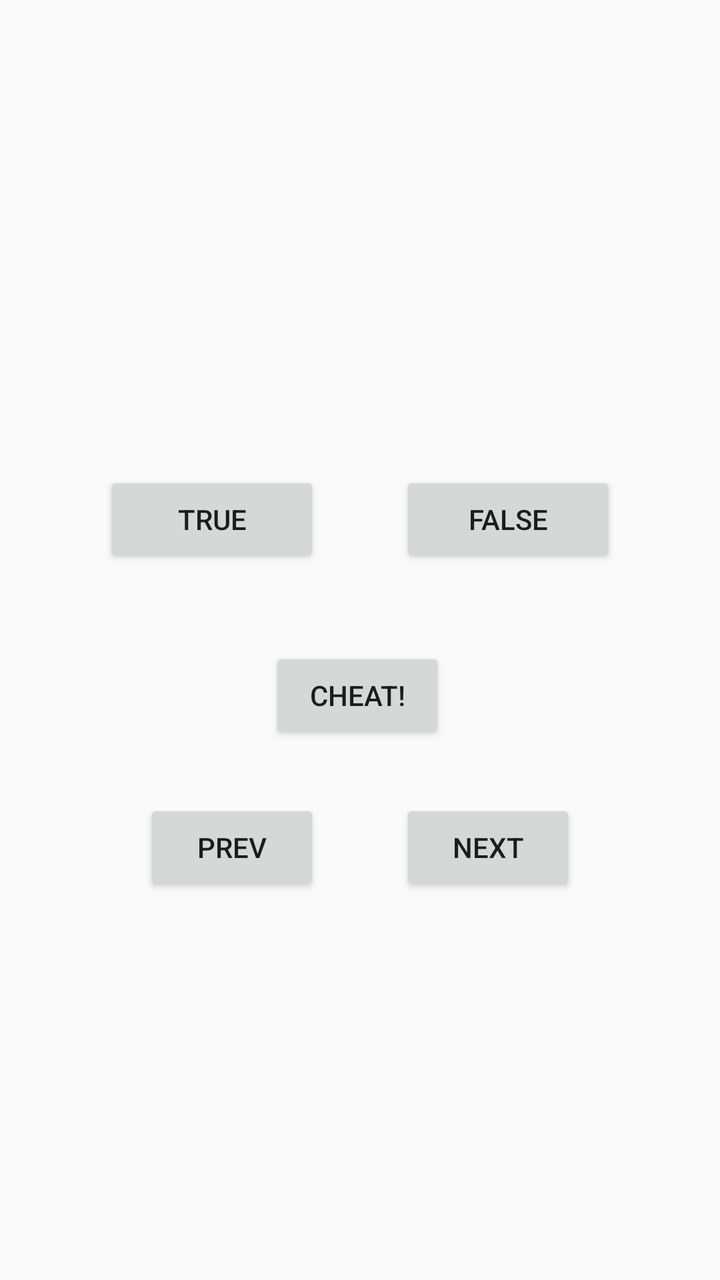
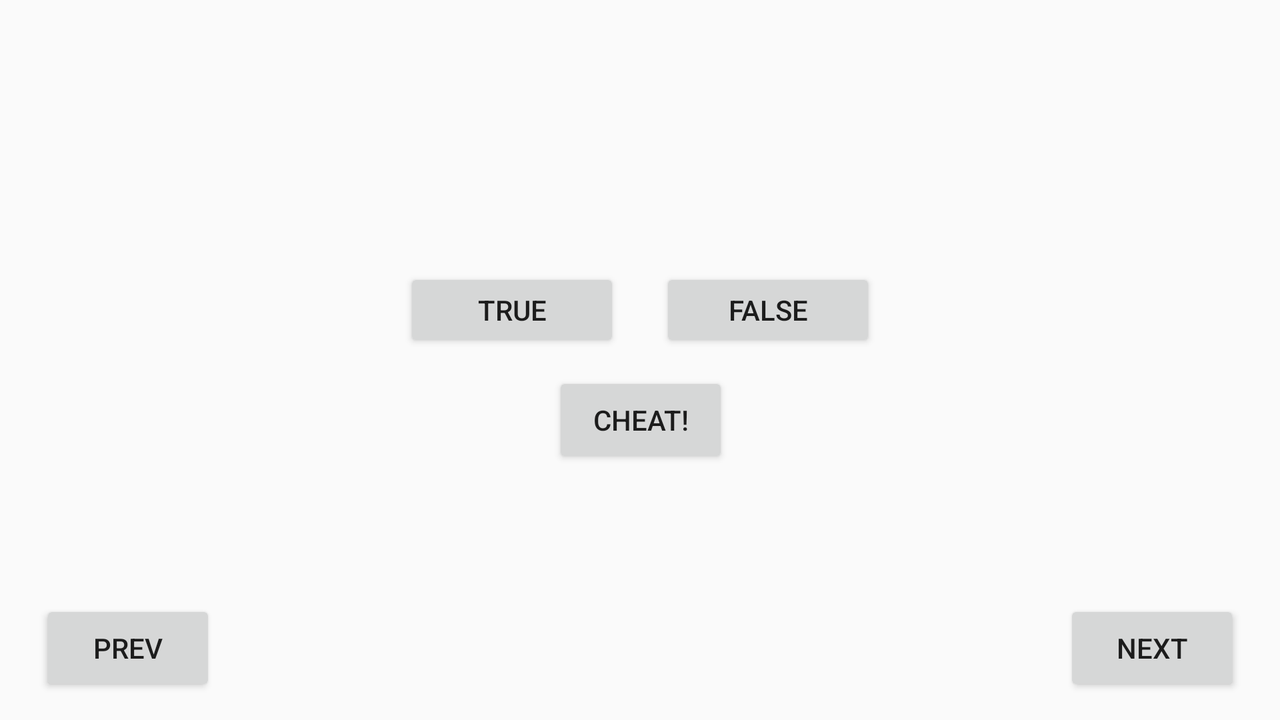

Compare how this app lays out the same screen by default and in its alternative resource folder. The renders come first, then the two layout files and the values they reference.
<!-- AndroidManifest.xml: application theme Theme.Hw72 -->
<!-- res/layout/fragment_first.xml -->
<?xml version="1.0" encoding="utf-8"?>
<androidx.constraintlayout.widget.ConstraintLayout xmlns:android="http://schemas.android.com/apk/res/android"
    xmlns:app="http://schemas.android.com/apk/res-auto"
    xmlns:tools="http://schemas.android.com/tools"
    android:layout_width="match_parent"
    android:layout_height="match_parent"
    android:background="@color/purple_200"
    tools:context=".FirstFragment">

    <Button
        android:id="@+id/cheat"
        android:layout_width="wrap_content"
        android:layout_height="wrap_content"
        android:layout_marginTop="20dp"
        android:text="cheat!"
        app:layout_constraintEnd_toEndOf="@+id/linearLayout2"
        app:layout_constraintHorizontal_bias="0.495"
        app:layout_constraintStart_toStartOf="@+id/linearLayout2"
        app:layout_constraintTop_toBottomOf="@+id/linearLayout2" />

    <androidx.constraintlayout.widget.Guideline
        android:id="@+id/guideline2"
        android:layout_width="wrap_content"
        android:layout_height="wrap_content"
        android:layout_marginTop="227dp"
        android:layout_marginEnd="411dp"
        android:layout_marginBottom="504dp"
        android:orientation="horizontal"
        app:layout_constraintBottom_toBottomOf="parent"
        app:layout_constraintEnd_toEndOf="parent"
        app:layout_constraintGuide_percent="0.27"
        app:layout_constraintStart_toStartOf="parent"
        app:layout_constraintTop_toTopOf="parent" />

    <LinearLayout
        android:id="@+id/linearLayout"
        android:layout_width="match_parent"
        android:layout_height="wrap_content"
        android:orientation="vertical"
        android:gravity="center_horizontal"
        app:layout_constraintEnd_toEndOf="parent"
        app:layout_constraintHorizontal_bias="1.0"
        app:layout_constraintStart_toStartOf="parent"
        app:layout_constraintTop_toTopOf="@+id/guideline2">

        <TextView
            android:id="@+id/textView"
            android:layout_width="wrap_content"
            android:layout_height="wrap_content"
            android:layout_marginTop="4dp"
            android:text=""
            tools:ignore="Suspicious0dp" />
    </LinearLayout>

    <LinearLayout
        android:id="@+id/linearLayout2"
        android:layout_width="match_parent"
        android:layout_height="wrap_content"
        android:layout_marginTop="20dp"
        android:gravity="center_horizontal"
        android:orientation="horizontal"
        app:layout_constraintEnd_toEndOf="parent"
        app:layout_constraintHorizontal_bias="1.0"
        app:layout_constraintStart_toStartOf="parent"
        app:layout_constraintTop_toBottomOf="@+id/linearLayout">

        <Button
            android:id="@+id/tru"
            android:layout_width="wrap_content"
            android:layout_height="wrap_content"
            android:layout_margin="20dp"
            android:minWidth="108dp"

            android:text="true" />

        <Button
            android:id="@+id/fals"
            android:layout_width="wrap_content"
            android:layout_height="wrap_content"
            android:layout_margin="20dp"
            android:minWidth="108dp"
            android:text="false" />
    </LinearLayout>

    <LinearLayout
        android:layout_width="match_parent"
        android:layout_height="wrap_content"
        android:layout_marginTop="8dp"
        android:gravity="center_horizontal"
        android:orientation="horizontal"
        app:layout_constraintEnd_toEndOf="parent"
        app:layout_constraintHorizontal_bias="0.0"
        app:layout_constraintStart_toStartOf="parent"
        app:layout_constraintTop_toBottomOf="@+id/cheat">

        <Button
            android:id="@+id/prev"
            android:layout_width="wrap_content"
            android:layout_height="wrap_content"
            android:layout_margin="20dp"
            android:text="prev"
            app:icon="@drawable/ic_baseline_navigate_before_24" />

        <Button
            android:id="@+id/next"
            android:layout_width="wrap_content"
            android:layout_height="wrap_content"
            android:layout_margin="20dp"
            android:text="Next"
            app:icon="@drawable/ic_baseline_navigate_next_24"
            app:iconGravity="end" />
    </LinearLayout>
</androidx.constraintlayout.widget.ConstraintLayout>
<!-- resources referenced by this layout -->
<resources>
  <color name="purple_200">#fafafa</color>
  <!-- drawable ic_baseline_navigate_before_24 (drawable) -->
  <vector android:height="24dp" android:tint="#434141"
      android:viewportHeight="24" android:viewportWidth="24"
      android:width="24dp" xmlns:android="http://schemas.android.com/apk/res/android">
      <path android:fillColor="@android:color/white" android:pathData="M15.41,7.41L14,6l-6,6 6,6 1.41,-1.41L10.83,12z"/>
  </vector>
  <!-- drawable ic_baseline_navigate_next_24 (drawable) -->
  <vector android:height="24dp" android:tint="#434141"
      android:viewportHeight="24" android:viewportWidth="24"
      android:width="24dp" xmlns:android="http://schemas.android.com/apk/res/android">
      <path android:fillColor="@android:color/white" android:pathData="M10,6L8.59,7.41 13.17,12l-4.58,4.59L10,18l6,-6z"/>
  </vector>
  <style name="Theme.Hw72" parent="Theme.MaterialComponents.DayNight.DarkActionBar">
          
          <item name="colorPrimary">@color/gray</item>
          <item name="colorPrimaryVariant">@color/purple_700</item>
          <item name="colorOnPrimary">@color/black</item>
          
          <item name="colorSecondary">@color/teal_200</item>
          <item name="colorSecondaryVariant">@color/teal_700</item>
          <item name="colorOnSecondary">@color/black</item>
          
          <item name="android:statusBarColor" tools:targetApi="l">?attr/colorPrimaryVariant</item>
          
      </style>
  <color name="gray">#d8d8d8</color>
  <color name="purple_700">#FF3700B3</color>
  <color name="black">#FF000000</color>
  <color name="teal_200">#FF03DAC5</color>
  <color name="teal_700">#008677</color>
</resources>
<!-- res/layout-land/fragment_first.xml (the author's variant of the layout above) -->
<!-- drawn on the phone turned sideways -->
<?xml version="1.0" encoding="utf-8"?>
<androidx.constraintlayout.widget.ConstraintLayout xmlns:android="http://schemas.android.com/apk/res/android"
    xmlns:app="http://schemas.android.com/apk/res-auto"
    xmlns:tools="http://schemas.android.com/tools"
    android:layout_width="match_parent"
    android:layout_height="match_parent"
    android:background="@color/purple_200"
    tools:context=".FirstFragment">

    <Button
        android:id="@+id/cheat"
        android:layout_width="wrap_content"
        android:layout_height="wrap_content"

        android:text="cheat!"
        app:layout_constraintEnd_toEndOf="@+id/linearLayout2"
        app:layout_constraintStart_toStartOf="@+id/linearLayout2"
        app:layout_constraintTop_toBottomOf="@+id/linearLayout2" />

    <androidx.constraintlayout.widget.Guideline
        android:id="@+id/guideline2"
        android:layout_width="wrap_content"
        android:layout_height="wrap_content"
        android:layout_marginTop="227dp"
        android:layout_marginEnd="411dp"
        android:layout_marginBottom="504dp"
        android:orientation="horizontal"
        app:layout_constraintBottom_toBottomOf="parent"
        app:layout_constraintEnd_toEndOf="parent"
        app:layout_constraintGuide_begin="37dp"
        app:layout_constraintStart_toStartOf="parent"
        app:layout_constraintTop_toTopOf="parent" />

    <LinearLayout
        android:id="@+id/linearLayout"
        android:layout_width="match_parent"
        android:layout_height="wrap_content"
        android:gravity="center_horizontal"
        android:orientation="vertical"
        app:layout_constraintEnd_toEndOf="parent"
        app:layout_constraintHorizontal_bias="0.0"
        app:layout_constraintStart_toStartOf="parent"
        app:layout_constraintTop_toTopOf="@+id/guideline2">

        <TextView
            android:id="@+id/textView"
            android:layout_width="wrap_content"
            android:layout_height="wrap_content"
            android:layout_marginTop="4dp"
            android:text=""
            tools:ignore="Suspicious0dp" />
    </LinearLayout>


    <LinearLayout
        android:id="@+id/linearLayout2"
        android:layout_width="349dp"
        android:layout_height="62dp"
        android:layout_marginTop="64dp"
        android:gravity="center"
        android:orientation="horizontal"
        app:layout_constraintEnd_toEndOf="parent"
        app:layout_constraintStart_toStartOf="parent"
        app:layout_constraintTop_toBottomOf="@+id/linearLayout">

        <Button
            android:id="@+id/tru"
            android:layout_width="wrap_content"
            android:layout_height="wrap_content"
            android:layout_margin="10dp"
            android:minWidth="108dp"

            android:text="true" />

        <Button
            android:id="@+id/fals"
            android:layout_width="wrap_content"
            android:layout_height="wrap_content"
            android:layout_margin="10dp"
            android:minWidth="108dp"
            android:text="false" />
    </LinearLayout>

    <Button
        android:id="@+id/next"
        android:layout_width="wrap_content"
        android:layout_height="wrap_content"
        android:layout_marginTop="12dp"
        android:layout_marginEnd="20dp"
        android:text="Next"
        app:icon="@drawable/ic_baseline_navigate_next_24"
        app:iconGravity="end"
        android:layout_marginBottom="8dp"
        app:layout_constraintBottom_toBottomOf="parent"
        app:layout_constraintEnd_toEndOf="parent"
        app:layout_constraintTop_toTopOf="@+id/guideline3"
        app:layout_constraintVertical_bias="0.157" />

    <Button
        android:id="@+id/prev"
        android:layout_width="wrap_content"
        android:layout_height="wrap_content"
        android:layout_marginHorizontal="200dp"
        android:layout_marginStart="20dp"
        android:text="prev"
        android:layout_marginBottom="8dp"
        app:icon="@drawable/ic_baseline_navigate_before_24"
        app:layout_constraintBottom_toBottomOf="@+id/next"
        app:layout_constraintEnd_toStartOf="@+id/next"
        app:layout_constraintHorizontal_bias="0.0"
        app:layout_constraintStart_toStartOf="parent"
        app:layout_constraintTop_toTopOf="@+id/next"
        app:layout_constraintVertical_bias="0.0" />

    <androidx.constraintlayout.widget.Guideline
        android:id="@+id/guideline3"
        android:layout_width="wrap_content"
        android:layout_height="wrap_content"
        android:layout_marginTop="328dp"
        android:layout_marginEnd="731dp"
        android:layout_marginBottom="83dp"
        android:orientation="horizontal"
        app:layout_constraintBottom_toBottomOf="parent"
        app:layout_constraintEnd_toEndOf="parent"
        app:layout_constraintGuide_percent="0.7980535"
        app:layout_constraintStart_toStartOf="parent"
        app:layout_constraintTop_toTopOf="parent" />

</androidx.constraintlayout.widget.ConstraintLayout>
